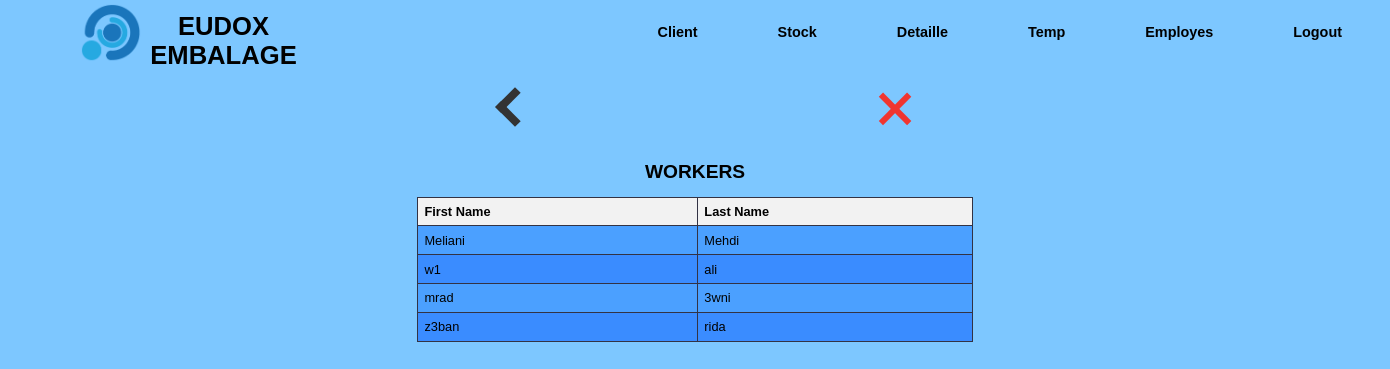
The app's page /work/view, older data.
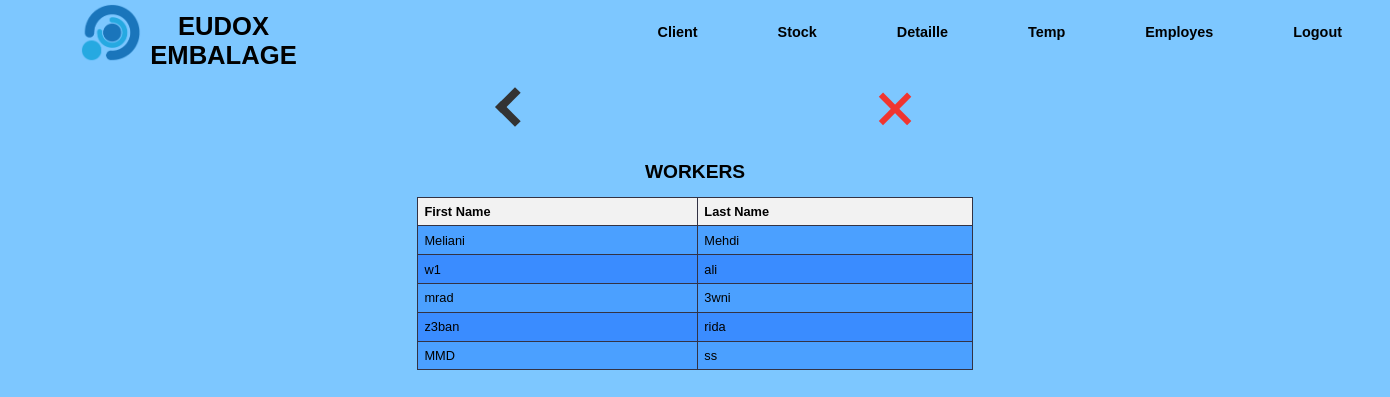
The same page, newer data.
### tables this page shows
CREATE TABLE worker (
        id INTEGER PRIMARY KEY AUTOINCREMENT,
        first_name TEXT NOT NULL,
        last_name TEXT NOT NULL
    );

### app.py (the view)
@app.route('/work/view')
def view_worker():
    conn = sqlite3.connect('form_data.db')
    cursor = conn.cursor()
    cursor.execute('SELECT * FROM worker')
    data_f = cursor.fetchall()
    workers = []
    for data in data_f:
        worker = {
            'id': data[0],
            'first_name': data[1],
            'last_name': data[2]
        }
        workers.append(worker)
    conn.close()
    return render_template('w_view.html', workers=workers)

### templates/w_view.html (shortened to what this page needs)
{% extends 'main.html' %}
{% block top %}
<a href="/work" id="back"><div class="thick-arrow-left"></div></a>
<a href="/main" id="aclose"><div class="close"></div></a>
{% endblock %}
{% block bot %}
  <h2>WORKERS</h2>
  <table>
    <thead>
      <tr>
        <th>First Name</th>
        <th>Last Name</th>
      </tr>
    </thead>
  <tbody>
      {% for worker in workers %}
      <tr onclick="window.location='/work/calc/{{ worker.id }}';" style="cursor: pointer;">
        <td>{{ worker.first_name }}</td>
        <td>{{ worker.last_name }}</td>
      </tr>
      {% endfor %}
    </tbody>
  </table>
  <br>
{% endblock %}

### templates/main.html (shortened to what this page needs)
<!DOCTYPE html>
<html>
  <head>
    <link rel="stylesheet" type="text/css" href="{{ url_for('static', filename='css/style.css') }}">
  </head>
  <body>
    <div class="bg">
      <div class="hd">
        <img class="logo" src="{{ url_for('static', filename='assets/lll.png') }}" onclick="goToHomePage()" style="cursor: pointer;"/>
        <h1 class="fn" onclick="goToHomePage()" style="cursor: pointer;">EUDOX EMBALAGE</h1>
        <ul class="nav">
          <li><a href="/client">Client</a></li>
          <li><a href="/stock">Stock</a></li>
          <li><a href="/detail">Detaille</a></li>
          <li><a href="/time">Temp</a></li>
          <li><a href="/work">Employes</a></li>
          <li><a href="/">Logout</a></li>
        </ul>
      </div>
        <div class="display_frame">
          <div class="top_side">
            {% block top %}{% endblock %}
          </div>
          <div class="bot_side">
            {% block bot %}{% endblock %}
          </div>
        </div>
    </div>
  </body>
</html>

### static/css/style.css (style rules this page uses)
body, h1, h2, h3, p, ul, li { margin: 0; padding: 0; }
body { font-family: Arial, sans-serif; background-color: #7dc7ff; zoom: 80%; }
.bg { background-size: cover; background-repeat: no-repeat; height: 100vh; }
.hd { background: #7dc7ff; width: 100%; height: 81px; display: flex; text-align: center; }
.logo { padding-top: 4px; margin-left: 100px; margin-right: 10px; height: 75px; width: 80px; }
.fn { text-align: center; padding-top: 15px; font-family: sans-serif; width: 350px; color: #000; transition: 0.3s ease-out; }
.nav { margin-left: 400px; margin-right: 10px; display: flex; justify-content: center; align-items: center; }
.nav li { list-style: none; margin-left: 50px; margin-right: 50px; font-size:18px; }
.nav li a { text-decoration: none; font-family: sans-serif; font-weight: bold; color: #000; transition: 0.3s ease-out; }
.display_frame { background-size: cover; text-align: center; width: 100%; }
a { color: inherit; text-decoration: none; }
.top_side { display: flex; height: 120px; width: 100%; }
#aclose { margin-left: 28vw; }
.thick-arrow-left { margin: 35px; width: 25px; height: 25px; border: 10px solid #333; border-left: 0; border-top: 0; transform: rotate(135deg); }
#back { margin-left: 34%; }
.close { margin: 30px; background: #f03530; height: 50px; position: relative; width: 8px; transform: rotate(45deg); }
.close:after { background: #f03530; content: ""; height: 8px; left: -21px; position: absolute; top: 21px; width: 50px; }

### templates/w_view.html (style rules this page uses)
table { border-collapse: collapse; width: 40%; margin: 30%; margin-top: 1%; }
th, td { border: 1px solid #333344; padding: 8px; text-align: left; }
th { background-color: #f2f2f2; }
tr:nth-child(even) td { background-color: #3a8cff; }
tr:nth-child(odd) td { background-color: #4ba0ff; }

Row changes from the older to the newer data that the page shows:
added worker: first_name "MMD", last_name "ss"
